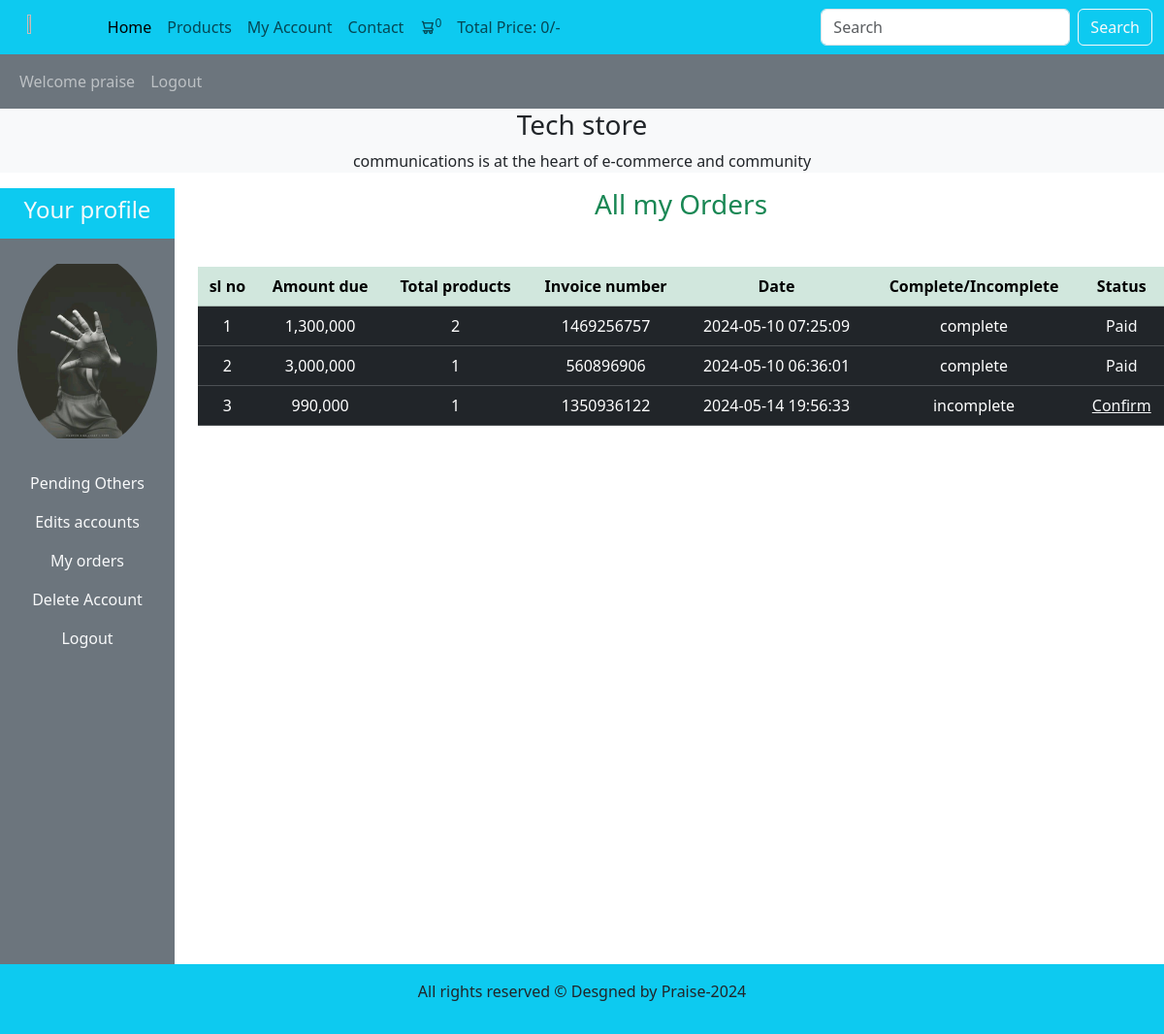
Page /user_area/profile.php?user_orders (signed in) on the committed database.
### tables this page shows
CREATE TABLE `user_table` (
  `user_id` int(11) NOT NULL,
  `username` varchar(100) NOT NULL,
  `user_email` varchar(100) NOT NULL,
  `user_password` varchar(255) NOT NULL,
  `user_image` varchar(255) NOT NULL,
  `user_ip` varchar(255) NOT NULL,
  `user_address` varchar(255) NOT NULL,
  `user_mobile` varchar(15) NOT NULL
);

CREATE TABLE `user_order` (
  `order_id` int(11) NOT NULL,
  `user_id` int(11) NOT NULL,
  `amount_due` int(255) NOT NULL,
  `invoice_number` int(255) NOT NULL,
  `total_products` int(255) NOT NULL,
  `order_date` timestamp NOT NULL DEFAULT current_timestamp() ON UPDATE current_timestamp(),
  `order_status` varchar(255) NOT NULL
);

### user_area/user_orders.php (the view, shortened to what this page needs)
<!doctype html>
<html lang="en">
  <head>
    <link rel="stylesheet" href="../style/style.css" class="logo">
    <link href="https://cdn.jsdelivr.net/npm/bootstrap@5.3.3/dist/css/bootstrap.min.css" rel="stylesheet">
    <link rel="stylesheet" href="https://unicons.iconscout.com/release/v4.0.8/css/line.css">
  </head>
  <body>
    <?php
    $username=$_SESSION['username'];
    $get_users="SELECT * FROM user_table WHERE username='$username'";
    $result=mysqli_query($con, $get_users);
    $row_fetch=mysqli_fetch_assoc($result);
    $user_id=$row_fetch['user_id'];
    ?>
<h3 class="text-center text-success">All my Orders</h3>
<table class="table table-border mt-5">
    <thead class="table-success">
    <tr>
        <th>sl no</th>
        <th>Amount due</th>
        <th>Total products</th>
        <th>Invoice number</th>
        <th>Date</th>
        <th>Complete/Incomplete</th>
        <th>Status</th>
    </tr>
    </thead>
    <tbody class="table-dark table-text-white">
        <?php
        $get_order_details="SELECT * FROM user_order WHERE user_id=$user_id";
        $result_orders=mysqli_query($con, $get_order_details);
        $number=1;
        while ($row_order=mysqli_fetch_assoc($result_orders)) {
           $order_id = $row_order['order_id'];
           $amount_due = $row_order['amount_due'];
           $invoice_number = $row_order['invoice_number'];
           $total_products = $row_order['total_products'];
           $order_date = $row_order['order_date'];
           $order_status = $row_order['order_status'];
           if($order_status=='pending'){
            $order_status = "incomplete";
           }else{
            $order_status = "complete";
           }
           echo " <tr>
           <td>$number</td>
           <td>". number_format($amount_due) ."</td>
           <td>$total_products</td>
           <td>$invoice_number</td>
           <td>$order_date</td>
           <td>$order_status</td>";
           ?>
           <?php
           if($order_status=='complete'){
            echo "<td class='text-light'>Paid</td>";
           }else{
            echo "<td><a href='confirm_payment.php?order_id=$order_id' class='text-light'>Confirm</a></td>
            </tr>";
           }
       $number++;
        }
        ?>
    </tbody>
</table>
  </body>
</html>

### user_area/profile.php (shortened to what this page needs)
<?php
include('../functions/common_function.php');
?>
<!doctype html>
<html lang="en">
  <head>
    <link rel="stylesheet" href="../style/style.css" class="logo">
    <link href="https://cdn.jsdelivr.net/npm/bootstrap@5.3.3/dist/css/bootstrap.min.css" rel="stylesheet">
    <link rel="stylesheet" href="https://unicons.iconscout.com/release/v4.0.8/css/line.css">
  </head>
  <body>
    <div class="container-fluid p-0">
        <nav class="navbar navbar-expand-lg bg-info">
            <div class="container-fluid">
                <img src="../assest/logo1.png"  alt="" class="logo mx-3">
                <div class="collapse navbar-collapse" id="navbarSupportedContent">
                <ul class="navbar-nav me-auto mb-2 mb-lg-0">
                    <li class="nav-item">
                    <a class="nav-link active" aria-current="page" href="../index.php">Home</a>
                    </li>
                    <li class="nav-item">
                    <a class="nav-link" href="../display_all.php">Products</a>
                    </li>
                    <li class="nav-item">
                    <?php
                        if(!isset($_SESSION['username'])){
                            echo"<a class='nav-link' href='./user_registration.php'>Register</a>";
                        }else{
                            echo"<a class='nav-link' href='./profile.php'>My Account</a>";
                        }
                        ?>
                    </li>
                    <li class="nav-item">
                    <a class="nav-link" href="#">Contact</a>
                    </li>
                    <li class="nav-item">
                    <a class="nav-link" href="../cart.php"><i class="uil uil-shopping-cart-alt"></i><sup><?php cart_item(); ?></sup></a>
                    </li>
                    <li class="nav-item">
                    <a class="nav-link" href="#">Total Price: <?php total_cart_price(); ?>/-</a>
                    </li>
                </ul>
                <form class="d-flex" role="search" action="../search_product.php" method="get">
                    <input class="form-control me-2" type="Search" placeholder="Search" aria-label="Search" name="search_data">
                    <input type="submit" value="Search" class="btn btn-outline-light" name="search_data_product">
                </form>
                </div>
            </div>
        </nav>
        <nav class="navbar navbar-expand-lg bg-secondary navbar-dark">
            <div class="container-fluid">
                <ul class="navbar-nav me-auto">
                    <li class="nav-item">
                        <?php
                        if(!isset($_SESSION['username'])){
                            echo"<a class='nav-link' href='#'>Welcome Guest</a>";
                        }else{
                            echo"<a class='nav-link' href='#'>Welcome ".$_SESSION['username']. "</a>";
                        }
                        ?>
                    </li>
                    <li class="nav-item"><?php
                        if(!isset($_SESSION['username'])){
                            echo"<a class='nav-link' href='./user_area/user_login.php'>Login</a>";
                        } else{
                            echo"<a class='nav-link' href='../user_logout.php'>Logout</a>";
                        }
                        ?>
                    </li>
                </ul>
            </div>
        </nav>
        <div class="bg-light">
            <h3 class="text-center">Tech store</h3>
            <p class="text-center">communications is at the heart of e-commerce and community</p>
        </div>
        <div class="row">
            <div class="col-md-2">
                <ul class="navbar-nav bg-secondary text-center p-0" style="height: 100vh;">
                    <li class="nav-item bg-info">
                        <a class="nav-link text-light" href="#"><h4>Your profile</h4></a>
                    </li>
                    <?php
                    $user_username=$_SESSION['username'];
                    $user_image="SELECT * FROM user_table WHERE username ='$user_username'";
                    $result_img = mysqli_query($con, $user_image);
                    $row_img = mysqli_fetch_assoc($result_img);
                    $user_img = $row_img['user_image'];
                    echo "<li class='nav-item my-3'>
                    <img src='./user_images/$user_img' alt='profile_img' class='Profile_img'>
                </li>";
                    ?>
                    <li class="nav-item">
                    <a class="nav-link text-light" href="profile.php">Pending Others</a>
                    </li>
                    <li class="nav-item">
                    <a class="nav-link text-light" href="profile.php?edit_account">Edits accounts</a>
                    </li>
                    <li class="nav-item">
                    <a class="nav-link text-light" href="profile.php?user_orders">My orders</a>
                    </li>
                    <li class="nav-item">
                    <a class="nav-link text-light" href="profile.php?delete_account">Delete Account</a>
                    </li>
                    <li class="nav-item">
                    <a class="nav-link text-light" href="../user_logout.php">Logout</a>
                    </li>
                </ul>
            </div>
            <div class="col-md-10 text-center">
            <?php
            if(isset($_GET['user_orders'])){
                include ('./user_orders.php');
            }
            ?>
            </div>
        </div>
            <?php
include('../includes/footer.php');
?>
    </div>
  </body>
</html>

### style/style.css (style rules this page uses)
img.logo { width: 5%; height: 5%; }

### user_area/profile.php (style rules this page uses)
body { overflow-x: hidden; }
img.Profile_img { width: 80%; height: 200px; object-fit: contain; margin: auto; display: block; border-radius: 50%; }

### user_area/user_orders.php (style rules this page uses)
body { overflow-x: hidden; }
img.Profile_img { width: 80%; height: 200px; object-fit: contain; margin: auto; display: block; border-radius: 50%; }

### rows in the picture
user_table: user_image (picture)
user_order: amount_due "1,300,000", total_products "2", invoice_number "1469256757", order_date "2024-05-10 07:25:09", order_status "complete", shows "Paid"
user_order: amount_due "3,000,000", total_products "1", invoice_number "560896906", order_date "2024-05-10 06:36:01", order_status "complete", shows "Paid"
user_order: amount_due "990,000", total_products "1", invoice_number "1350936122", order_date "2024-05-14 19:56:33", order_status "incomplete"

### other values in the picture
$count_cart_items "0"
$formattedTotal "0"
$_SESSION['username'] "praise"
